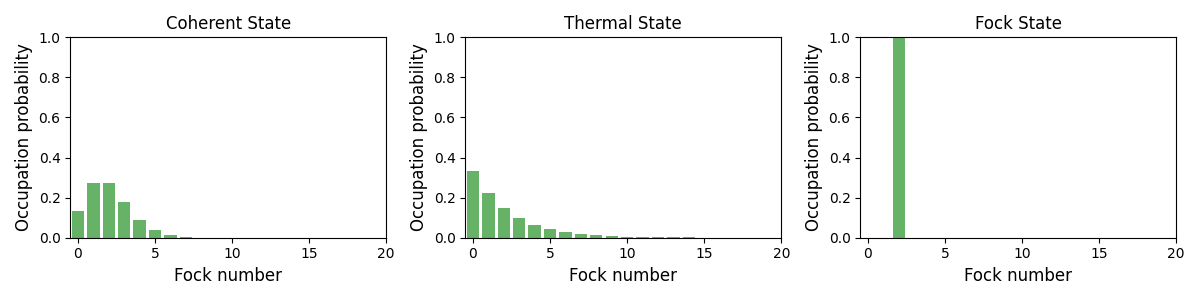

This chart was generated by the following Python code:
import matplotlib.pyplot as plt
import numpy as np
from qutip import *

N = 20
rho_coherent = coherent_dm(N, np.sqrt(2))
rho_thermal = thermal_dm(N, 2)
rho_fock = fock_dm(N, 2)
fig, axes = plt.subplots(1, 3, figsize=(12, 3))
plot_fock_distribution(rho_coherent, fig=fig, ax=axes[0], title='Coherent State')
plot_fock_distribution(rho_thermal, fig=fig, ax=axes[1], title='Thermal State')
plot_fock_distribution(rho_fock, fig=fig, ax=axes[2], title='Fock State')
fig.tight_layout()
plt.show()
